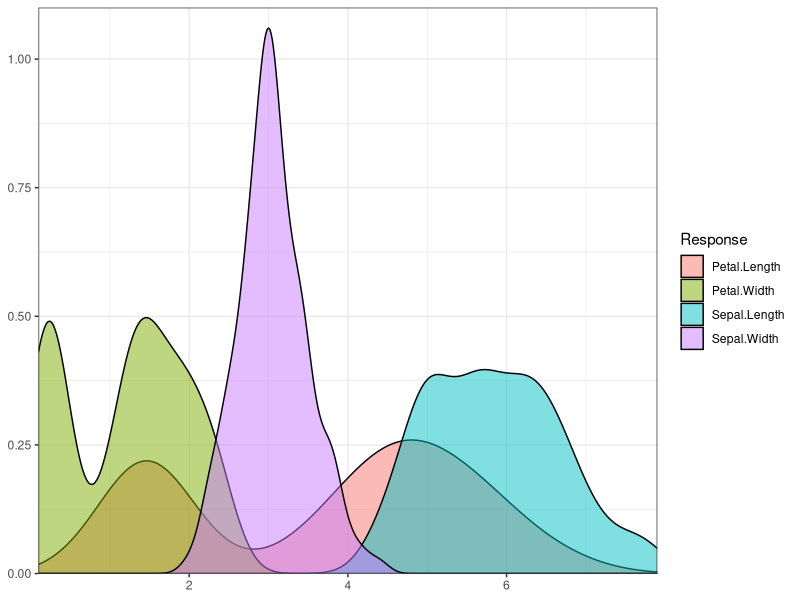
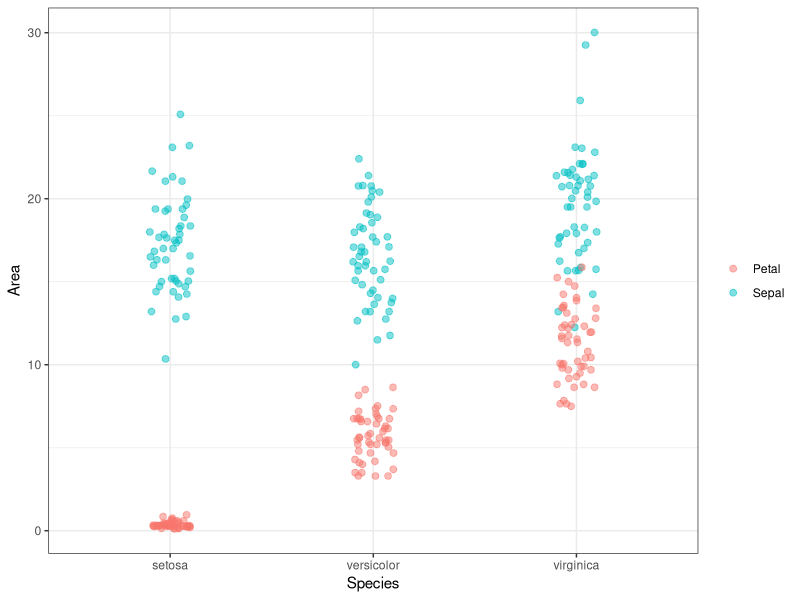
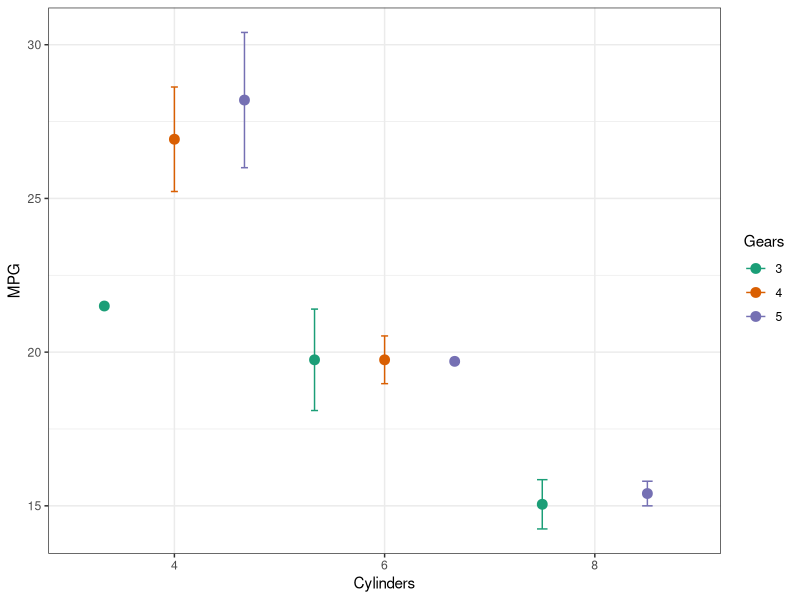
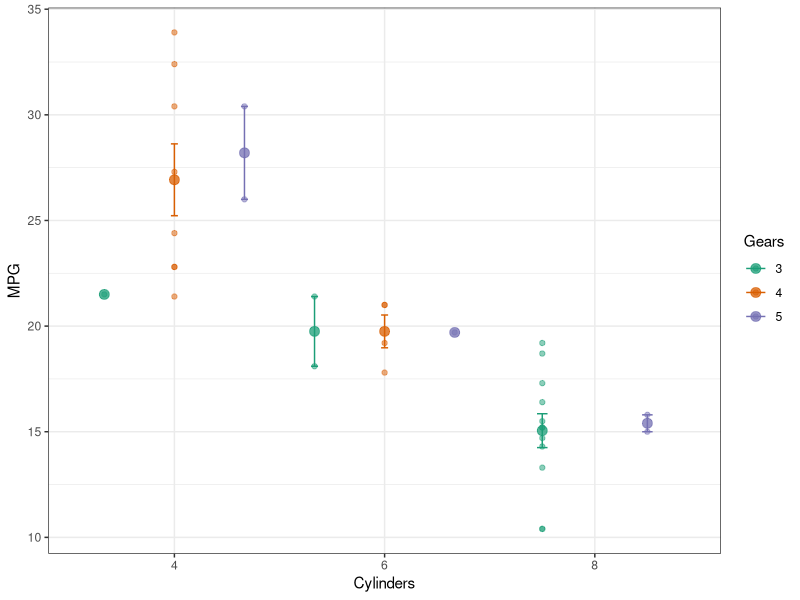

These charts were generated, in order, by the following R code:
### --------------------------------------------------------------------- ###

            ### Tools for data wrangling and manipulation ###
                ## Jacob Zeldin, Chicago Botanic Garden ##
                        ## Winter/Spring 2020 ##
### --------------------------------------------------------------------- ###

library(tidyverse)
library(ggthemes)
library(modelr)
library(broom)
library(purrr)



                        #### Homebrew Functions ####

## Homebrew functions are an important tool for data manipulation, summary statistics,
## calculations, and endless other tasks in R. If you find yourself writing the same few lines
## of code to accomnpliosh the same task over and over again with minor tweaks, chances are
## you can write a function to do that task. This saves a lot of time and can help minimize
## errors.

## Base R and the essentital packages in the tidyverse have tons of built-in functions that
## are often enough to take care of the common task you'll be performing in R.

## For example, you've almost certainly used the mean() function to find the mean of a vector
## or other data object.

mean(mtcars$mpg)

## Or sd() to find the standard deviation

sd(mtcars$mpg)

## An example of a slightly complex function is a linear model

lm(mpg ~ hp, mtcars)


## But what if base R or your installed packages don't have a built-in function for a 
## task you'd like to perform? Just build your own!

## For example, base R does not have a standard error function. We can easily build one.

st.error <- function(x) {
  se <- sd(x, na.rm = T)/sqrt(length(x[!is.na(x)]))
  print(se)
}

st.error(mtcars$mpg)

## The stanard method for composing a function is to supply function() with one or more
## arguments (here we supply it with "x"). Then, inside curly brackets we tell the function
## what actions to perform, generalizing the instructions to apply to the argument. So here
## we tell the function to find the st. deviation of "x", removing all NAs, and divide that
## value by the square root of the number of observations (here, the length of "x" after
## removing any NAs). Finally, we included the print() line so that the value would be 
## printed in the terminal inb addition to being stored in an object should we choose to
## assign an object.

## Now  we have a function that will help us accomplish a common task. Let's say we want to
## apply this function to many different elements, such as those stored in a list There
## a few ways to accomplish this.

## Let's start by building a list each element will have 50 values with mean 5. The 
## standard deviation of each will vary

a <- rnorm(50,5,1)
b <- rnorm(50,5,2)
c <- rnorm(50,5,3)
d <- rnorm(50,5,5)

our_list <- list(a,b,c,d)
our_list

## Now, if we wanted to find the standard error of a list element, one way is to manually
## direct our function to apply to a list element

st.error(our_list[[2]])

## If we chose that approach, we'd have to write 5 seperate lines of code to get the 
## standard error of each list element. Imagine the list contained hundreds of elements,
## that would be extremely inefficient.

## One classic way to iterate our function over each list element is a for loop.

for (i in 1:length(our_list)){
  st.error(our_list[[i]])
}

## An even simpler way to accomplish this is with the apply() family of functions. In this
## case we will use lapply() because we are working with a list.

se_list <- lapply(our_list,st.error)

## And an even better way is to use the map() function from the purrr package. This method
## is best because it is less tempramental than the apply() functions, accepts most object
## types, while still reducing the amount of code that needs to be written (less than a for loop)

se_list2 <- map(our_list,st.error)


## This was obviously a simple example, but map(), apply(), and for loops also work for
## much more complicated tasks on larger data sets. Loops are also great for nesting functions
## when multiple tasks need to be performed in specific orders.


         #### Data wrangling and summarizing with the tidyverse (mostly dplyr!) ####


## It is rarely the case that data will be ready to explore and analayze as soon as you 
## import it into R. Most of us are entering data in Excel and even after it has been proofed
## and provisionally formatted, it might not be quite ready for primetime. Therefore, there is
## often some data wrangling and summarizing that needs to be done.

## This type of data prep can include calculations across columns (for example, calculating
## density as a function of mass and volume), transposing rows to columns, grouping data,
## gathering multiple responses into a key and value column pair, transforming response
## variables, etc. etc.

## The tidyverse family of packages/functions make these type of tasks a whole lot easier and
## are intuituve to use, often more so than alternatives in base R.


## Let's start with a common problem: you want to produce an exploratory figure illustrating
## multiple response variables at the same time. You don't want them in seperate facets, but
## instead would like them to appear as seperate colors in the same panel. This is a great
## use case for the gather() function from dplyr.

## To illustrate the solution, we will use the built in iris data set. There are four response
## variables, the width and length of petals and sepals.

head(iris)

## We may want to inspect the distributions of these responses simultaneously with ggplot.
## Because we want to code the different responses by color in our aes() call, we will need to
## collapse the four responses into two columns: a key column and a value column.

iris %>% 
  gather(-Species,key = "variable", value = "value") 
           # there is only one column that is not a response, so we will tell gather
           # to simply exlude the Species column

iris %>% 
  gather(Sepal.Length,Sepal.Width,Petal.Length,Petal.Width,key = "variable", value = "value") 
          # Alternatively, we can provide gather() with the names of the variable we would like
          # it to collapse

## Now we can use these collapsed columns to build our plot
  
iris %>% 
  gather(-Species,key = "variable", value = "value") %>% 
  ggplot(aes(value, fill = variable))+
  geom_density(alpha = 0.5, color = "black")+
  scale_fill_discrete(name = "Response")+
  scale_y_continuous(name = NULL, limits = c(0,1.1),expand = c(0,0))+
  scale_x_continuous(name = NULL, expand = c(0,0))+
  theme_bw()

## Great! Now we can see that the two petal responses appear to be biomdal while the sepal
## responses are not.


## Now let's move on to calculations and variable creation. We'll use the same iris dataset.
## suppose we want to create a new variable, sepal area, that multiplies the sepal length and
## width. We can do this easily ebough in base R by assigning a new column with the $ symbol.

iris$Sepal.Area <- iris$Sepal.Length * iris$Sepal.Width
iris$Sepal.Area

## But if we also wanted to calculate petal area, we'd have to do that all over again with
## more lines of code. Instead, we can use the mutate() function to accomplish both calculations
## in the same line of code. The other advantage of this method is we can go straight on to
## other functions, like gathering and plotting, using piping notation!!

iris %>% 
  mutate(Sepal.Area = Sepal.Length*Sepal.Width, Petal.Area = Petal.Length*Petal.Width) %>%
  gather(Sepal.Area,Petal.Area, key = "var", value = "value") %>% 
  ggplot(aes(Species, value, color = var))+
  geom_jitter(size = 2,width = 0.1, alpha = 0.5)+
  ylab("Area")+
  scale_color_discrete(name = NULL, labels = c("Petal","Sepal"))+
  theme_bw()


## The plot above would take more lines of code and potentially assigning new objects to
## generate without using mutate and piping. This approach is often easier, cleaner, 
## and more readable than alternative methods with base R.


## Next we will move on to summary functions. The summarise() function applies summaries to
## columns, generating a new table. Inside the summary function, you can include pretty
## much any other function. Let's see an example of summarise().

mtcars %>% 
  summarise(avg_mpg = mean(mpg), # here we find a mean
            sd_mpg = sd(mpg), # and the std. deviation
            obs = n(), # with n() we can get the sample size
            mpg_by_wt = mean(mpg)/mean(wt)) # dividing avg mpg by avg wt

## To extend the use of summarise(), we can first group the data by category. This is
## quite useful for quickly generating group means/variances from raw data in preparation
## for further analysis (ex. ANOVA)

mtcars %>% 
  group_by(cyl) %>% 
  summarise(avg_mpg = mean(mpg))

## We can also group by multiple independant variables

mtcars %>% 
  group_by(cyl, gear) %>% 
  summarise(avg_mpg = mean(mpg))

mtcars %>% 
  group_by(cyl, gear, am) %>% 
  summarise(avg_mpg = mean(mpg))

## And as usual with tidyverse workflows, we can use piping and go right into plotting!
## We will get NA errors for a few errorbars as we cant get a variance estimate when n < 2

mtcars %>% 
  group_by(cyl, gear,) %>% 
  summarise(avg_mpg = mean(mpg),
            se_mpg = st.error(mpg),
            n = n()) %>% 
  ggplot(aes(as.factor(cyl),avg_mpg, color = as.factor(gear)))+
    geom_point(size = 3,position = position_dodge(1))+
    geom_errorbar(aes(ymin = avg_mpg - se_mpg,
                      ymax = avg_mpg + se_mpg),
                  width = 0.1, position = position_dodge(1))+
  xlab("Cylinders")+
  ylab("MPG")+
  scale_color_brewer(palette = "Dark2",name = "Gears")+
  theme_bw()

# We could also fill out the figure with the observed data

mtcars %>% 
  group_by(cyl, gear,) %>% 
  summarise(avg_mpg = mean(mpg),
            se_mpg = st.error(mpg),
            n = n()) %>% 
  ggplot(aes(as.factor(cyl),avg_mpg, color = as.factor(gear)))+
  geom_point(data = mtcars, aes(as.factor(cyl),mpg, color = as.factor(gear)),
             position = position_dodge(1),inherit.aes = F, alpha = 0.5)+
  geom_point(size = 3,position = position_dodge(1),alpha = 0.75)+
  geom_errorbar(aes(ymin = avg_mpg - se_mpg,
                    ymax = avg_mpg + se_mpg),
                width = 0.1, position = position_dodge(1))+
  xlab("Cylinders")+
  ylab("MPG")+
  scale_color_brewer(palette = "Dark2",name = "Gears")+
  theme_bw()



## Now let's move on to another case of data wrangling. Let's say you have an experiment where
## you took data a few different sites. You've entered the data in seperate Excel spreadsheets
## and imported them into R and want to analyze them together (i.e run an ANOVA for differences
## between sites). You could go back into excel and try to copy paste the spreadsheets into a 
## single sheet... but this is time consuming and could lead to errors or omission of data. A
## better solution would be to combine them in R.

## Let's prepare an example while at the same time demonstrating another tool using
## the txhousing data set built into ggplot. A very common task in data analysis is subsetting.
## Let's say we want to extract only a single year of data from txhousing. We can do this
## using the filter() function.

tx_2004 <- filter(txhousing, year == 2004) # We provide the data and use conditional statements
                                           # to filter (subset) the data

tx_2005 <- filter(txhousing, year == 2005)  # now 2005

## Now if we want all years of data OTHER THAN 2004 and 2005, we can still use filter, but this 
## time we will use the conditional statement "year != 2004 & year != 2005" which translates to 
# year NOT equal to 2004 and NOT qual to 2005

tx_other_yrs <- filter(txhousing, year != 2004 & year != 2005 )

## Great. Now back to combing tables. Let's say that we recently entered all this housing
## data into seperate excel spreadsheets for each year, imported them into R, and wanted to 
## combine the years 2004 and 2005 into a single data frame for analysis. We could do this with
## rbind() in base R or bind_rows() in dplyr

two_years <- bind_rows(tx_2004,tx_2005)

## What if you have one data frame the data from an experiment such as the CO2 data set
## which measures CO2 uptake in plants of didfferent origins under different reatments.

head(CO2)

## And you have a second data frame with temperature associated with the two 
## chilling treatments.

chill <- tibble(Treatment = c("chilled","nonchilled"),
                Temperature = c(4,15))
chill

## And you'd like to combine the information from these two data frames. Dplyr has a series of 
## functions for just that! Using the left_join() function we can join matching values from
## one table to another.

left_join(CO2,chill, by = "Treatment")

## There is also right_join and full_join for other use cases, for example when
## you want to retain all rows from table Y, even when there is not a corresponding value
## in table X.






